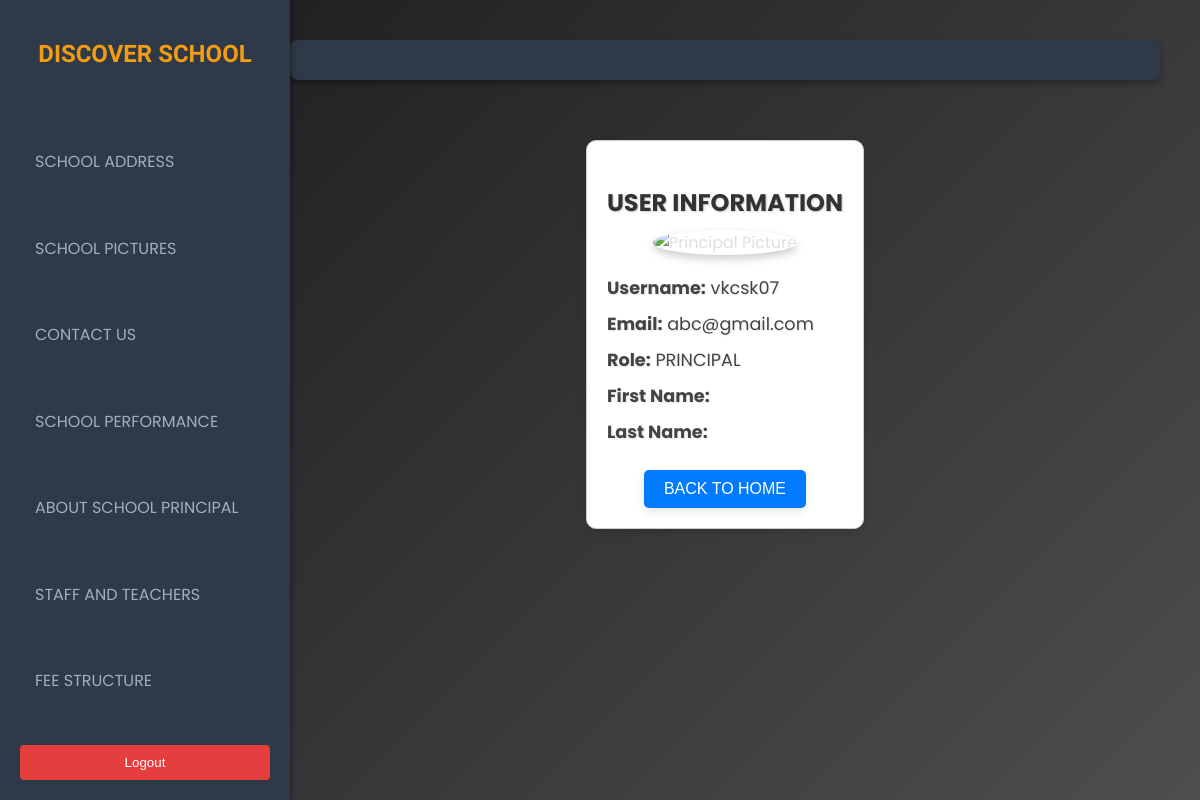
The page /profile/ (signed in) on the database its author committed.
### app/models.py (models this page shows, shortened)
class User(AbstractUser):
    first_name = models.CharField(max_length=200)
    last_name = models.CharField(max_length=200)
    class Role(models.TextChoices):
        ADMIN = "ADMIN", _('Admin')
        PRINCIPAL = "PRINCIPAL", _('Principal')
        STUDENT = "STUDENT", _('Student')
        TEACHER = "TEACHER", _('Teacher')
        WAITING = "WAITING", _('Waiting')
    base_role = Role.WAITING
    role = models.CharField(max_length=50, choices=Role.choices, default=base_role)

### app/views.py (the view)
# urls.py: path('profile/', views.profile, name='profile'),
@login_required(redirect_field_name="{% url 'login' %}")
def profile(request):
    if request.user.role != User.Role.STUDENT:
        return render(request, 'profile.html')
    else:
        try:
            student = Students.objects.get(id=request.user.id)
            return redirect(reverse('student_profile', args=[student.id]))  # Replace with your student profile URL name
        except Students.DoesNotExist:
            return render(request, 'profile.html')

### app/templates/profile.html (shortened to what this page needs)
{% extends 'base.html' %}
{% block content %}
<div class="profile-container">
    {% if user.is_authenticated %}
        <div id="profile-picture">
            <h3>USER INFORMATION</h3>
            {% if user.role == 'STUDENT' %}
            <img src="https://tse2.mm.bing.net/th/id/OIP.U5Ui5zsN2yVXgAw7-NhurAHaKc?rs=1&pid=ImgDetMain" alt="Student Picture">
            {% elif user.role == 'TEACHER' %}
            <img src="https://wallpapercave.com/wp/wp8168772.jpg" alt="Teacher Picture">
            {% elif user.role == 'PRINCIPAL' %}
            <img src="https://patch.com/img/cdn/assets/stock/3018/raw/school_Principal_office_kid_in_trouble.jpg" alt="Principal Picture">
            {% endif %}
        </div>
        <div class="profile-info">
            <p><strong>Username:</strong> {{ user.username }}</p>
            <p><strong>Email:</strong> {{ user.email }}</p>
            <p><strong>Role:</strong> {{ user.role }}</p>
            <p><strong>First Name:</strong> {{ user.first_name }}</p>
            <p><strong>Last Name:</strong> {{ user.last_name }}</p>
        </div>
        <button onclick="window.location.href='{% url 'home' %}'" class="back-button">BACK TO HOME</button>
    {% else %}
        <p>You are not logged in. Please <a href="{% url 'login' %}">login</a> to view your profile.</p>
    {% endif %}
</div>
{% endblock %}

### app/templates/base.html (style rules this page uses)
body { font-family: 'Poppins', sans-serif; background: linear-gradient(135deg, #1a1a1d, #4e4e50); margin: 0; padding: 0; display: flex; min-height: 100vh; background-attachment: fixed; color: #e0e0e0; }

### app/templates/profile.html (style rules this page uses)
.profile-container { max-width: 500px; margin: 40px auto; padding: 20px; border: 1px solid #ccc; border-radius: 10px; background-color: #fff; text-align: center; box-shadow: 0 4px 8px rgba(0, 0, 0, 0.1); }
#profile-picture { margin-bottom: 20px; }
#profile-picture h3 { margin-bottom: 10px; font-size: 1.5em; color: #333; text-shadow: 1px 1px 2px rgba(0, 0, 0, 0.2); }
#profile-picture img { width: 150px; height: 150px; border-radius: 50%; box-shadow: 0 4px 8px rgba(0, 0, 0, 0.2); }
.profile-info { text-align: left; margin-bottom: 25px; }
.profile-info p { margin: 10px 0; font-size: 1.1em; color: #444; text-shadow: 1px 1px 2px rgba(0, 0, 0, 0.1); }
.back-button { padding: 10px 20px; background-color: #007bff; color: #fff; border: none; border-radius: 5px; cursor: pointer; box-shadow: 0 4px 8px rgba(0, 0, 0, 0.1); font-size: 1em; }

### rows shown on the page
User: username "vkcsk07", email "abc@gmail.com", role "PRINCIPAL"
